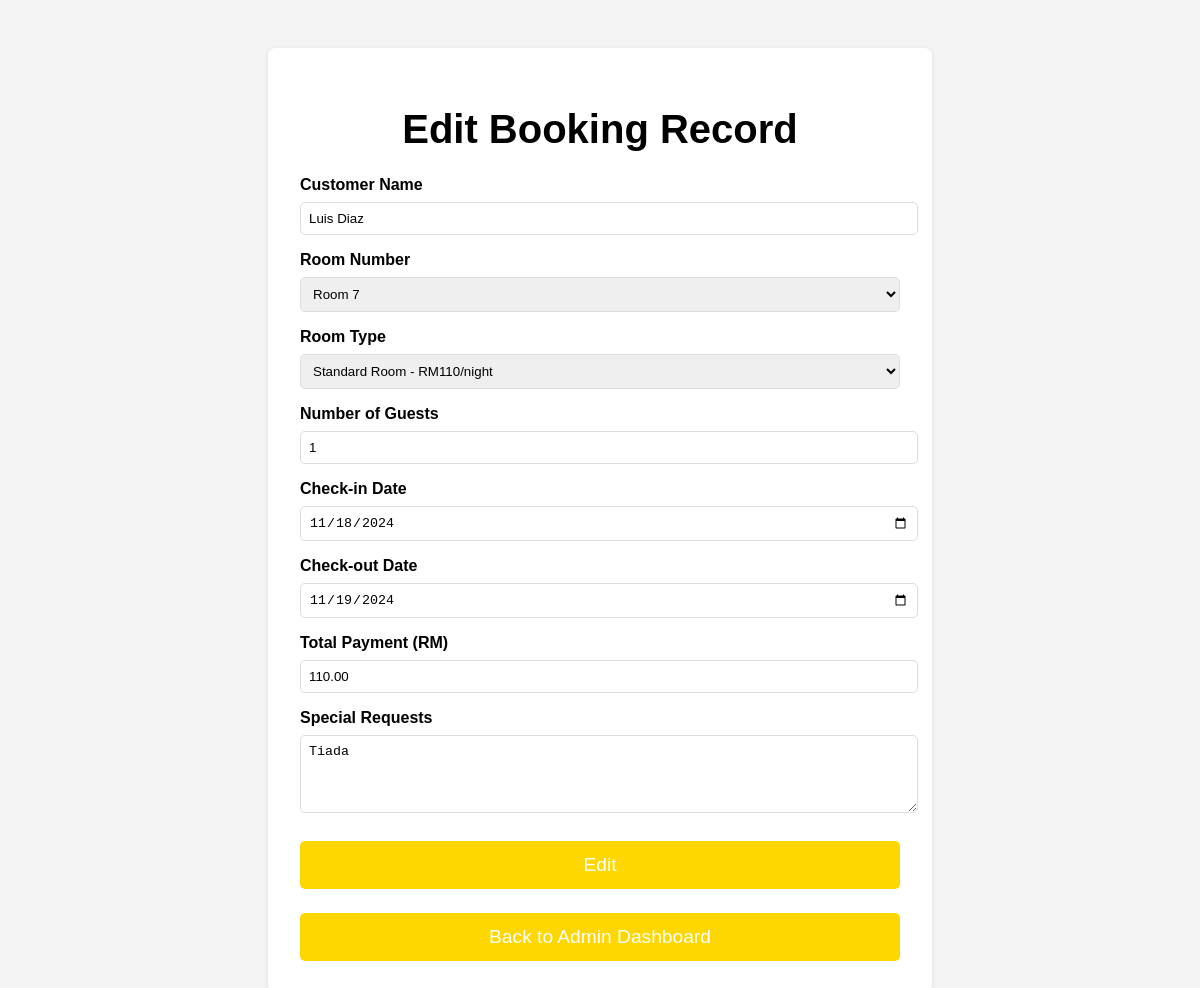
The app's page /edit_booking.php?id=11 with its own data.
### tables this page shows
CREATE TABLE `bookings` (
  `id` int NOT NULL,
  `customer_name` varchar(200) NOT NULL,
  `room_number` int NOT NULL,
  `room_type` varchar(50) NOT NULL,
  `guests` int NOT NULL,
  `check_in_date` date NOT NULL,
  `check_out_date` date NOT NULL,
  `total_payment` decimal(10,2) NOT NULL,
  `special_request` text
);

### edit_booking.php (the view, shortened to what this page needs)
<?php
$host = 'localhost';
$dbname = 'hotelbookingdb';
$username = 'root';
$password = '1234';
try {
    $pdo = new PDO("mysql:host=$host;dbname=$dbname", $username, $password);
    $pdo->setAttribute(PDO::ATTR_ERRMODE, PDO::ERRMODE_EXCEPTION);
    $booking_id = isset($_GET['id']) ? $_GET['id'] : null;
    $stmt = $pdo->prepare("SELECT * FROM bookings WHERE id = :id");
    $stmt->bindParam(':id', $booking_id, PDO::PARAM_INT);
    $stmt->execute();
    $booking = $stmt->fetch(PDO::FETCH_ASSOC);
    $customerName = $booking['customer_name'];
    $roomType = $booking['room_type'];
    $roomNumber = $booking['room_number'];
    $numGuests = $booking['guests'];
    $checkInDate = $booking['check_in_date'];
    $checkOutDate = $booking['check_out_date'];
    $totalPayment = $booking['total_payment'];
    $specialRequests = $booking['special_request'];
} catch (PDOException $e) {
    die("Database connection failed: " . $e->getMessage());
}
?>
<!DOCTYPE html>
<html lang="en">
<head>
</head>
<body>
    <div class="container">
        <h1>Edit Booking Record</h1>
        <form action="edit_booking.php?id=<?php echo $booking['id']; ?>" method="post">
            <label for="customer-name">Customer Name</label>
            <input type="text" id="customer-name" name="customer_name" value="<?php echo htmlspecialchars($customerName); ?>" required>
            <label for="room-number">Room Number</label>
            <select id="room-number" name="room_number" required>
                <?php
                $startRoom = 101;
                $endRoom = 150;
                if ($roomType == 'standard') {
                    $startRoom = 1;
                    $endRoom = 50;
                } elseif ($roomType == 'deluxe') {
                    $startRoom = 51;
                    $endRoom = 100;
                }
                for ($i = $startRoom; $i <= $endRoom; $i++) {
                    echo '<option value="' . $i . '" ' . ($i == $roomNumber ? 'selected' : '') . '>Room ' . $i . '</option>';
                }
                ?>
            </select>
            <label for="room-type">Room Type</label>
            <select id="room-type" name="room_type" required>
                <option value="standard" <?php echo ($roomType == 'standard') ? 'selected' : ''; ?>>Standard Room - RM110/night</option>
            </select>
            <label for="num-guests">Number of Guests</label>
            <input type="text" id="num-guests" name="num_guests" value="<?php echo htmlspecialchars($numGuests); ?>" required>
            <label for="check-in">Check-in Date</label>
            <input type="date" id="check-in" name="check_in_date" value="<?php echo $checkInDate; ?>" required>
            <label for="check-out">Check-out Date</label>
            <input type="date" id="check-out" name="check_out_date" value="<?php echo $checkOutDate; ?>" required>
            <label for="total-payment">Total Payment (RM)</label>
            <input type="text" id="total-payment" name="total_payment" value="<?php echo $totalPayment; ?>" readonly>
            <label for="requests">Special Requests</label>
            <textarea id="requests" name="special_requests" rows="4"><?php echo htmlspecialchars($specialRequests); ?></textarea>
            <button type="submit">Edit</button>
            <button type="button" onclick="window.location.href='admin_dashboard.php'">Back to Admin Dashboard</button>
        </form>
    </div>
</body>
</html>

### edit_booking.php (style rules this page uses)
body { font-family: Arial, sans-serif; margin: 0; padding: 0; background-color: #f4f4f4; color: #000000; }
.container { max-width: 600px; margin: 3rem auto; padding: 2rem; background-color: white; box-shadow: 0 2px 5px rgba(0, 0, 0, 0.1); border-radius: 8px; }
h1 { font-size: 2.5rem; text-align: center; margin-bottom: 1.5rem; }
label { font-weight: bold; margin-top: 1rem; display: block; }
input[type="text"], input[type="date"], select, textarea { width: 100%; padding: 0.5rem; margin-top: 0.5rem; border: 1px solid #ddd; border-radius: 5px; }
textarea { resize: vertical; }
button { width: 100%; padding: 0.8rem; margin-top: 1.5rem; background-color: #FFD700; color: white; font-size: 1.2rem; border: none; border-radius: 5px; cursor: pointer; }

### records on screen
bookings: customer_name "Luis Diaz", room_number "Room 7", room_type "Standard Room - RM110/night", num_guests "1", check_in_date "11/18/2024", check_out_date "11/19/2024", total_payment "110.00", special_requests "Tiada"
